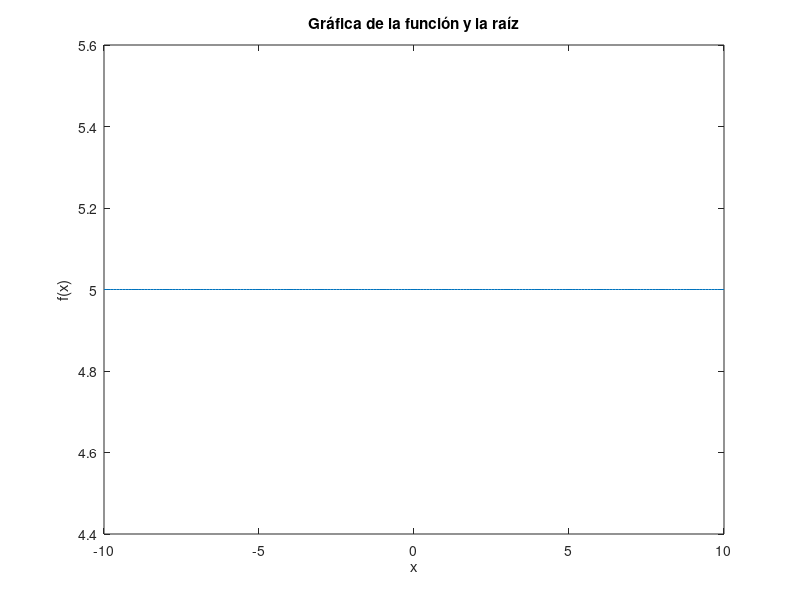

Here is the MATLAB script that generated this plot:
clear
clc
% Regla Falsa
function ReglaFalsa_solver(f, x0, x1, n_iter, error_porcentual)
    % Convertir error porcentual a decimal
    error_porcentual = error_porcentual / 100;

    % Inicializar variables
    x_anterior = x0;
    x_actual = x1;
    iteraciones = 0;
    error = inf;

    % Crear tabla para almacenar resultados
    tabla = zeros(n_iter, 3);

    % Regla falsa
    while iteraciones < n_iter && error > error_porcentual
        % Calcular x siguiente
        x_siguiente = x_anterior - (f(x_anterior) * (x_actual - x_anterior)) / (f(x_actual) - f(x_anterior));
        
        % Calcular error
        error = abs((x_siguiente - x_actual) / x_siguiente) * 100;
        
        % Actualizar variables
        x_anterior = x_actual;
        x_actual = x_siguiente;
        iteraciones = iteraciones + 1;
        
        % Almacenar resultados en tabla
        tabla(iteraciones, 1) = iteraciones;
        tabla(iteraciones, 2) = x_actual;
        tabla(iteraciones, 3) = error;
    end

    % Mostrar resultados
    fprintf('Solución algebraica: x = %f\n', x_actual);
    fprintf('Error porcentual: %f %%\n', error);

    % Mostrar tabla
    fprintf('Tabla de resultados:\n');
    fprintf('Iteración\tValor de x\tError porcentual\n');
    for i = 1:iteraciones
        fprintf('%d\t%f\t%f %%\n', tabla(i, 1), tabla(i, 2), tabla(i, 3));
    end

    % Graficar función y raíz
    x = -10:0.1:10;
    y = arrayfun(f, x);
    plot(x, y);
    hold on;
    plot(x_actual, f(x_actual), 'ro');
    xlabel('x');
    ylabel('f(x)');
    title('Gráfica de la función y la raíz');
end

% Ingresar datos
fprintf('Ingrese la ecuación (en términos de x): ');
ecuacion = input('f(x) = ','s');
f = @(x) eval(ecuacion);

fprintf('Ingrese el valor inicial x0: ');
x0 = input('');

fprintf('Ingrese el valor inicial x1: ');
x1 = input('');

fprintf('Ingrese el número de iteraciones: ');
n_iter = input('');

fprintf('Ingrese el error porcentual: ');
error_porcentual = input('');

% Llamar a la función ReglaFalsa_solver
ReglaFalsa_solver(f, x0, x1, n_iter, error_porcentual);